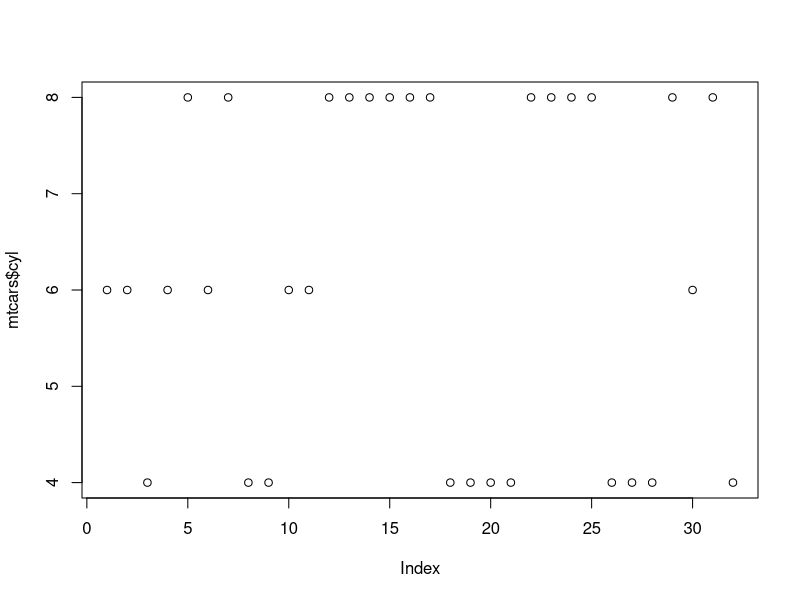
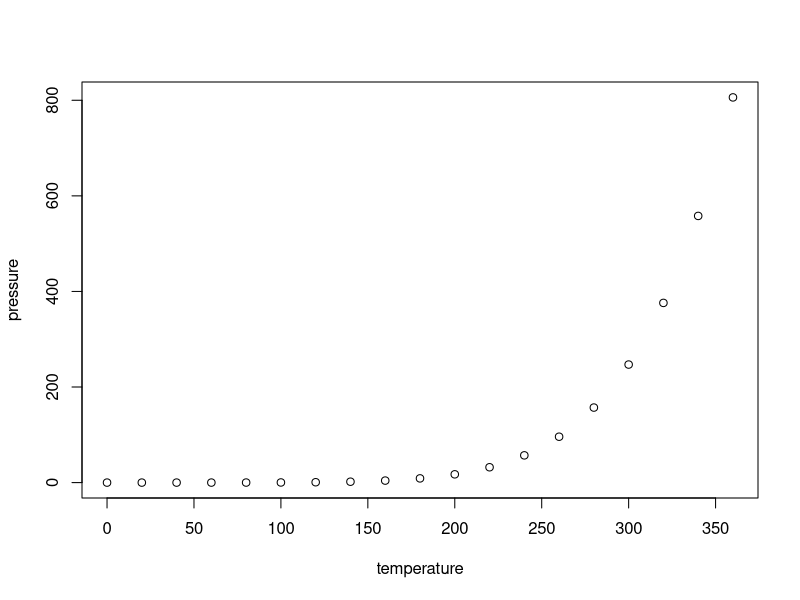

Here is the R script that generated these plots, in order:
## ---- chunk 1
inch_to_centimeters<-function (I) { 
  CM<-I * (2.54) 
  return(paste("введена кількість дюймів дорівнює",(CM), "сантиметрів"))
}
## ---- chunk 2
plot(mtcars$cyl)
## ---- chunk 3
plot(pressure)
